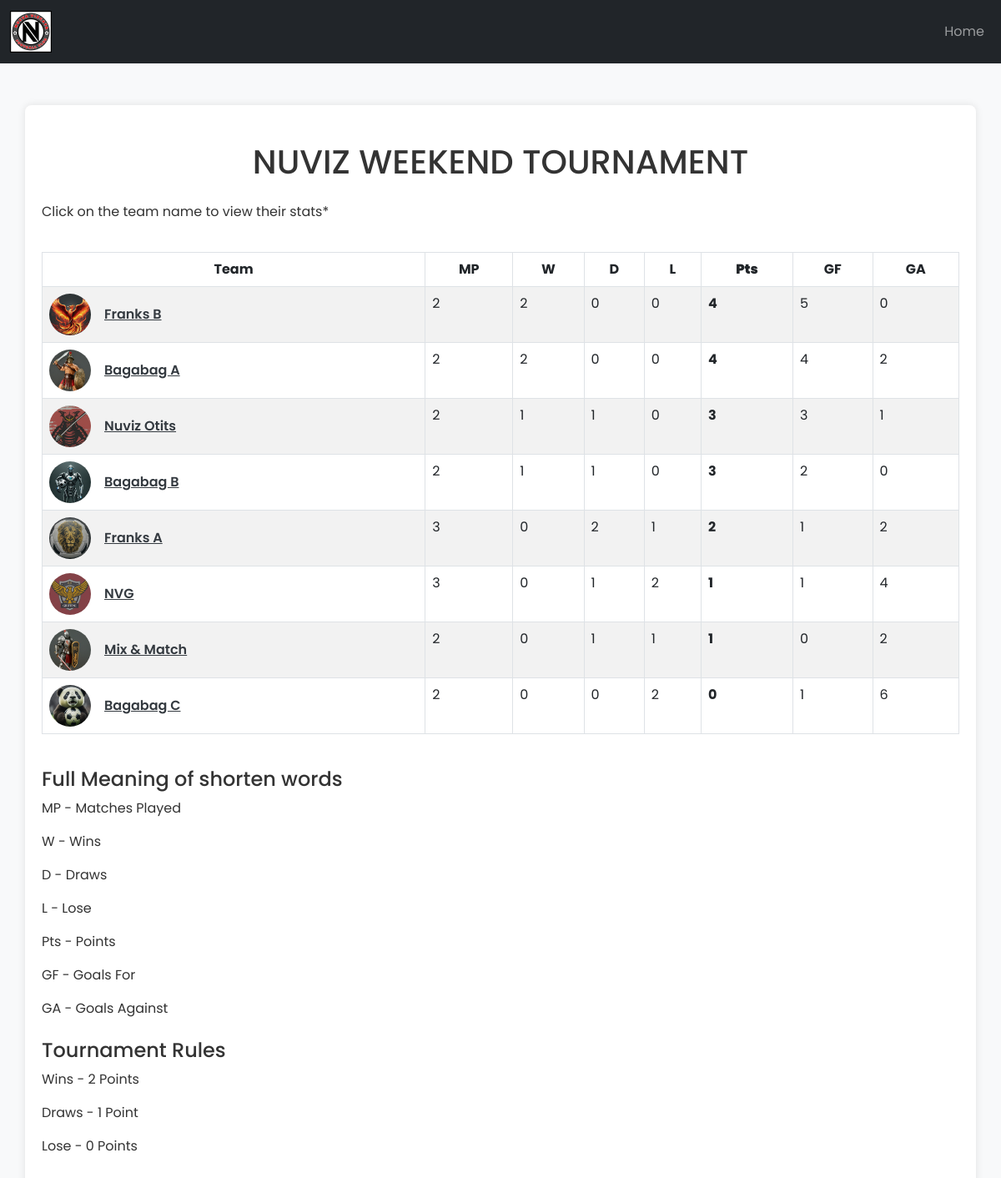
The page / on the database its author committed.
### tables this page shows
CREATE TABLE `teams` (
  `id` int(11) NOT NULL,
  `name` varchar(100) NOT NULL,
  `logo` varchar(255) DEFAULT NULL,
  `wins` int(11) DEFAULT 0,
  `draws` int(11) DEFAULT 0,
  `losses` int(11) DEFAULT 0,
  `goals_for` int(11) DEFAULT 0,
  `goals_against` int(11) DEFAULT 0,
  `points` int(11) DEFAULT 0,
  `logo_path` varchar(255) DEFAULT NULL,
  `description` text DEFAULT NULL
);

### index.php (the view, shortened to what this page needs)
<?php
include('db_connection.php');
$query = "
    SELECT
        t.id, t.name, t.logo,
        COALESCE(SUM(CASE WHEN m.team1_id = t.id THEN 1 ELSE 0 END) + SUM(CASE WHEN m.team2_id = t.id THEN 1 ELSE 0 END), 0) AS matches_played,
        COALESCE(SUM(CASE WHEN m.team1_id = t.id AND m.team1_goals > m.team2_goals THEN 1 ELSE 0 END) +
                SUM(CASE WHEN m.team2_id = t.id AND m.team2_goals > m.team1_goals THEN 1 ELSE 0 END), 0) AS wins,
        COALESCE(SUM(CASE WHEN m.team1_id = t.id AND m.team1_goals = m.team2_goals THEN 1 ELSE 0 END) +
                SUM(CASE WHEN m.team2_id = t.id AND m.team2_goals = m.team1_goals THEN 1 ELSE 0 END), 0) AS draws,
        COALESCE(SUM(CASE WHEN m.team1_id = t.id AND m.team1_goals < m.team2_goals THEN 1 ELSE 0 END) +
                SUM(CASE WHEN m.team2_id = t.id AND m.team2_goals < m.team1_goals THEN 1 ELSE 0 END), 0) AS losses,
        COALESCE(SUM(CASE WHEN m.team1_id = t.id THEN m.team1_goals ELSE 0 END) +
                SUM(CASE WHEN m.team2_id = t.id THEN m.team2_goals ELSE 0 END), 0) AS goals_for,
        COALESCE(SUM(CASE WHEN m.team1_id = t.id THEN m.team2_goals ELSE 0 END) +
                SUM(CASE WHEN m.team2_id = t.id THEN m.team1_goals ELSE 0 END), 0) AS goals_against,
        COALESCE(SUM(CASE WHEN m.team1_id = t.id AND m.team1_goals > m.team2_goals THEN 2 ELSE 0 END) +
                SUM(CASE WHEN m.team2_id = t.id AND m.team2_goals > m.team1_goals THEN 2 ELSE 0 END) +
                SUM(CASE WHEN m.team1_goals = m.team2_goals THEN 1 ELSE 0 END), 0) AS points
    FROM teams t
    LEFT JOIN matches m ON t.id = m.team1_id OR t.id = m.team2_id
    GROUP BY t.id, t.name, t.logo
    ORDER BY points DESC, goals_for DESC
";
$result = $conn->query($query);
?>
<!DOCTYPE html>
<html lang="en">
<head>
    <link rel="stylesheet" href="css/styles.css">
    <link rel="stylesheet" href="https://cdn.jsdelivr.net/npm/bootstrap@5.3.0/dist/css/bootstrap.min.css">
</head>
<body>
    <?php include('navbar.php'); ?>
    <div class="container">
        <h1 class="text-center my-4">NUVIZ WEEKEND TOURNAMENT</h1>
            <p>Click on the team name to view their stats*</p>
        <div class="table-responsive">
            <table class="table table-striped table-bordered">
                <thead>
                    <tr>
                        <th>Team</th>
                        <th>MP</th>
                        <th>W</th>
                        <th>D</th>
                        <th>L</th>
                        <th><b>Pts</b></th>
                        <th>GF</th>
                        <th>GA</th>
                    </tr>
                </thead>
                <tbody>
                    <?php while($row = $result->fetch_assoc()): ?>
                    <tr>
                        <td>
                            <div class="team-name">
                                <img src="<?php echo htmlspecialchars($row['logo']); ?>" alt="<?php echo htmlspecialchars($row['name']); ?> Logo" class="team-img">
                                <a href="team.php?id=<?php echo $row['id']; ?>"><?php echo htmlspecialchars($row['name']); ?></a>
                            </div>
                        </td>
                        <td><?php echo htmlspecialchars($row['matches_played']); ?></td>
                        <td><?php echo htmlspecialchars($row['wins']); ?></td>
                        <td><?php echo htmlspecialchars($row['draws']); ?></td>
                        <td><?php echo htmlspecialchars($row['losses']); ?></td>
                        <td><b><?php echo htmlspecialchars($row['points']); ?></b></td>
                        <td><?php echo htmlspecialchars($row['goals_for']); ?></td>
                        <td><?php echo htmlspecialchars($row['goals_against']); ?></td>
                    </tr>
                    <?php endwhile; ?>
                </tbody>
            </table>
        </div>
        <div class="meanings my-4">
            <h4>Full Meaning of shorten words</h4>
            <p>MP - Matches Played</p>
            <p>W - Wins</p>
            <p>D - Draws</p>
            <p>L - Lose</p>
            <p>Pts - Points</p>
            <p>GF - Goals For</p>
            <p>GA - Goals Against</p>
        </div>
        <div class="meanings my-4">
            <h4>Tournament Rules</h4>
            <p>Wins - 2 Points</p>
            <p>Draws - 1 Point</p>
            <p>Lose - 0 Points</p>
        </div>
    </div>
</body>
</html>

### css/styles.css (style rules this page uses)
body { background-color: #ffffff; color: #000000; font-family: 'Poppins', Arial, sans-serif; }
.container { margin-top: 50px; }
h1 { color: #004d00; }

### index.php (style rules this page uses)
body { font-family: 'Poppins', 'Arial', sans-serif; background-color: #f8f9fa; color: #333; }
.container { background-color: #fff; padding: 20px; border-radius: 8px; box-shadow: 0 0 10px rgba(0, 0, 0, 0.1); }
.team-img { width: 50px; height: auto; margin-right: 10px; }
.team-name { display: flex; align-items: center; }
table { margin-top: 20px; width: 100%; overflow-x: auto; }
th { background-color: #004d00; color: #fff; text-align: center; }
tbody tr:nth-child(even) { background-color: #e9ecef; }
a { color: #343a40; font-weight: 600; }
.team-img { border-radius: 50%; margin-right: 1em; }

### rows shown on the page
teams: logo+name (picture), name "Franks B", matches_played "2", wins "2", draws "0", losses "0", points "4", goals_for "5", goals_against "0"
teams: logo (picture), name "Bagabag A", matches_played "2", wins "2", draws "0", losses "0", points "4", goals_for "4", goals_against "2"
teams: logo (picture), name "Nuviz Otits", matches_played "2", wins "1", draws "1", losses "0", points "3", goals_for "3", goals_against "1"
teams: logo (picture), name "Bagabag B", matches_played "2", wins "1", draws "1", losses "0", points "3", goals_for "2", goals_against "0"
teams: logo (picture), name "Franks A", matches_played "3", wins "0", draws "2", losses "1", points "2", goals_for "1", goals_against "2"
teams: logo (picture), name "NVG", matches_played "3", wins "0", draws "1", losses "2", points "1", goals_for "1", goals_against "4"
teams: logo (picture), name "Mix & Match", matches_played "2", wins "0", draws "1", losses "1", points "1", goals_for "0", goals_against "2"
teams: logo (picture), name "Bagabag C", matches_played "2", wins "0", draws "0", losses "2", points "0", goals_for "1", goals_against "6"
